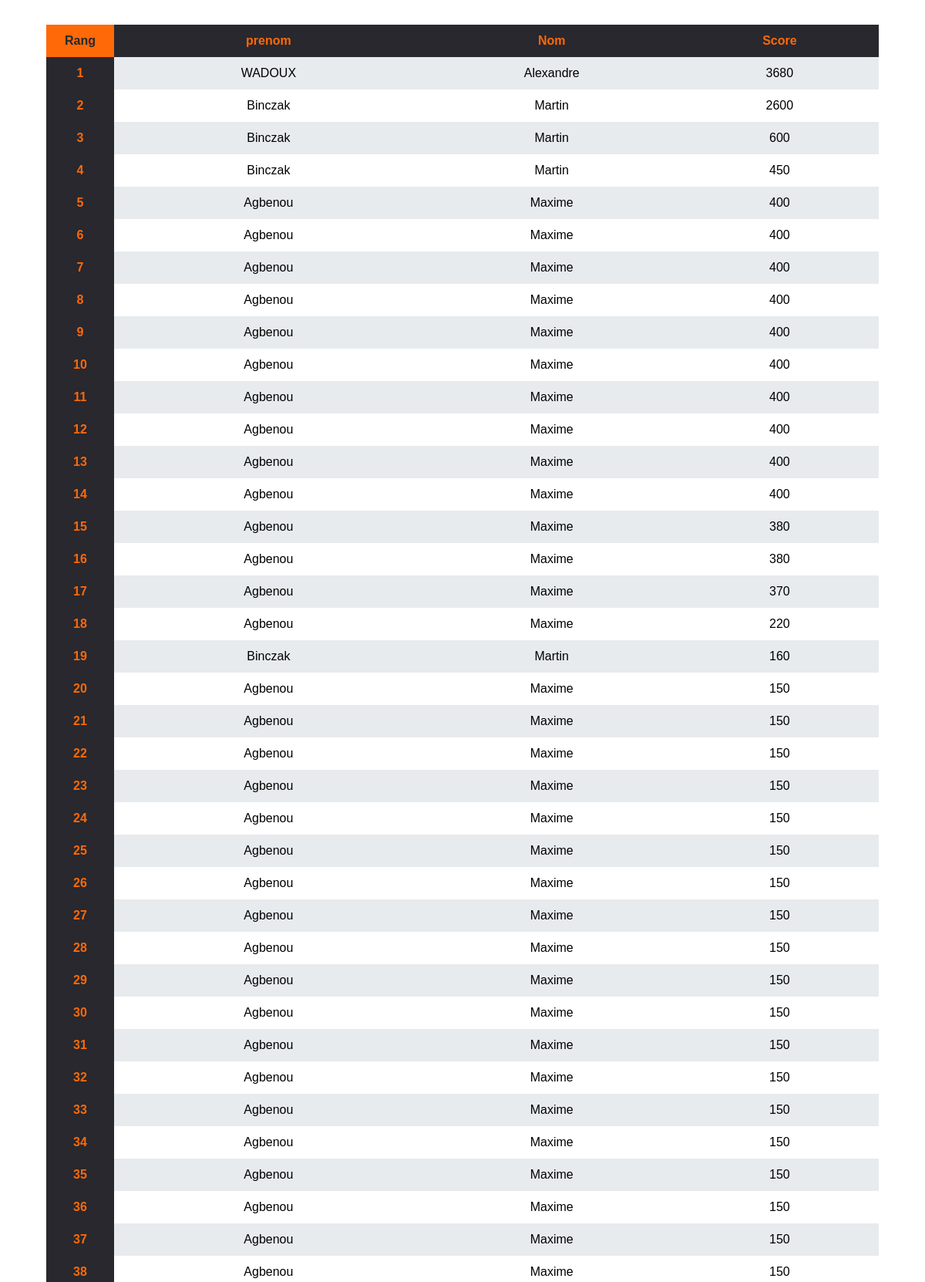
Screenshot of /score.php (upper part) with the database file from the repository.
### tables this page shows
CREATE TABLE `statistiques` (
  `scores` int(11) NOT NULL,
  `nom` varchar(255) NOT NULL,
  `prenom` varchar(255) NOT NULL
);

### score.php (the view, shortened to what this page needs)
<html>
	<head>
		<link rel="stylesheet" href="css/css1.css" type="text/css">
		<link rel="stylesheet" href="default.css" type="text/css">
		<link rel="stylesheet" type="text/css" href="css/normalize.css" />
		<link rel="stylesheet" type="text/css" href="css/component.css" />
	</head>
	<body>
			<div class="component">
				<table>
					<thead>
						<tr>
							<th class="classement">Rang</th>
							<th class="nom">prenom</th>
							<th class="rang">Nom</th>
                                                        <th class="rang">Score</th>
						</tr>
					</thead>
                                        <tbody>
<?php
try
{
        $bdd = new PDO('mysql:host=mysql8.000webhost.com;dbname=a7119001_game','a7119001_admin','extcode1');
}
catch (Exception $e)
{
        die('Erreur : ' . $e->getMessage());
}
$req0 = $bdd->query('SELECT * FROM statistiques ORDER BY scores DESC');
$n = 1;
while ( ($res0 = $req0->fetch()) )
{
        echo '<tr>';
        echo '<th>'.$n.'</th>';
        echo '<td>'.$res0['nom'].'</td>';
        echo '<td>'.$res0['prenom'].'</td>';
        echo '<td>'.$res0['scores'].'</td></form>';
        echo '</tr>';
$n++;
}
?>
</table>
<br>
	</body>
</html>

### default.css (style rules this page uses)
html { width: 100%; height: 100%; }
body { margin: 0px; padding: 0px; }
.box1, .box2, .box3, { float: left; margin-right: 20px; }

### css/component.css (style rules this page uses)
.component { position: relative; line-height: 1.5em; margin: 0 auto; padding: 2em 0 3em; width: 90%; max-width: 1100px; overflow: hidden; }
table { border-collapse: collapse; width: 100%; background: #FFF; text-align: center; }
td, th { padding: 0.75em 1.5em; text-align: left; }
th { background-color: #28282E; font-weight: bold; color: #FF6908; white-space: nowrap; text-align: center; }
tbody th { background-color: #28282E; text-align: center; }
tbody tr:nth-child(2n-1) { background-color: #E7EBEE; transition: all .125s ease-in-out; text-align: center; }
.sticky-wrap td, .sticky-wrap th { box-sizing: border-box; }
th.classement { background-color: #FF6908; color: #28282E; text-align: center; width: 10px; }
td { text-align: center; }

### rows the page displays
statistiques: nom "WADOUX", prenom "Alexandre", scores "3680"
statistiques: nom "Binczak", prenom "Martin", scores "2600"
statistiques: nom "Binczak", prenom "Martin", scores "600"
statistiques: nom "Binczak", prenom "Martin", scores "450"
statistiques: nom "Agbenou", prenom "Maxime", scores "400"
statistiques: nom "Agbenou", prenom "Maxime", scores "400"
statistiques: nom "Agbenou", prenom "Maxime", scores "400"
statistiques: nom "Agbenou", prenom "Maxime", scores "400"
statistiques: nom "Agbenou", prenom "Maxime", scores "400"
statistiques: nom "Agbenou", prenom "Maxime", scores "400"
statistiques: nom "Agbenou", prenom "Maxime", scores "400"
statistiques: nom "Agbenou", prenom "Maxime", scores "400"
statistiques: nom "Agbenou", prenom "Maxime", scores "400"
statistiques: nom "Agbenou", prenom "Maxime", scores "400"
statistiques: nom "Agbenou", prenom "Maxime", scores "380"
statistiques: nom "Agbenou", prenom "Maxime", scores "380"
statistiques: nom "Agbenou", prenom "Maxime", scores "370"
statistiques: nom "Agbenou", prenom "Maxime", scores "220"
statistiques: nom "Binczak", prenom "Martin", scores "160"
statistiques: nom "Agbenou", prenom "Maxime", scores "150"
statistiques: nom "Agbenou", prenom "Maxime", scores "150"
statistiques: nom "Agbenou", prenom "Maxime", scores "150"
statistiques: nom "Agbenou", prenom "Maxime", scores "150"
statistiques: nom "Agbenou", prenom "Maxime", scores "150"
statistiques: nom "Agbenou", prenom "Maxime", scores "150"
statistiques: nom "Agbenou", prenom "Maxime", scores "150"
statistiques: nom "Agbenou", prenom "Maxime", scores "150"
statistiques: nom "Agbenou", prenom "Maxime", scores "150"
statistiques: nom "Agbenou", prenom "Maxime", scores "150"
statistiques: nom "Agbenou", prenom "Maxime", scores "150"
statistiques: nom "Agbenou", prenom "Maxime", scores "150"
statistiques: nom "Agbenou", prenom "Maxime", scores "150"
statistiques: nom "Agbenou", prenom "Maxime", scores "150"
statistiques: nom "Agbenou", prenom "Maxime", scores "150"
statistiques: nom "Agbenou", prenom "Maxime", scores "150"
statistiques: nom "Agbenou", prenom "Maxime", scores "150"
statistiques: nom "Agbenou", prenom "Maxime", scores "150"
statistiques: nom "Agbenou", prenom "Maxime", scores "150"
